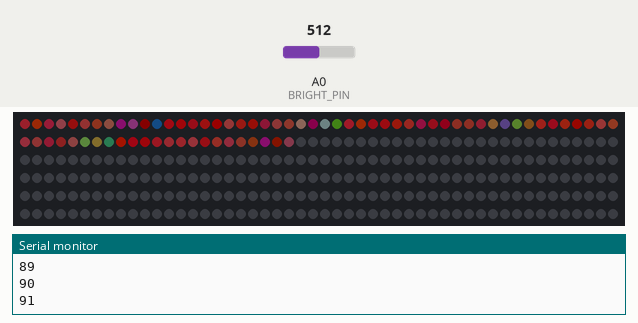
Simulated run of this sketch. Board: Arduino Uno, built with avr-gcc and run on an emulated ATmega328P. Parts: 300 RGB LEDs in strip order, left to right, continuing on the next row, the last lines printed to the serial monitor. Inputs (shaded band) come from the test bench; at power-on: A0 (BRIGHT_PIN) = 512. Dim RGB values are drawn brighter than linear; random numbers use the default seed unless the sketch sets one.

Above: at 1.2 s.
1.3 s: A0 (BRIGHT_PIN) set to 900
At 1.73 s:
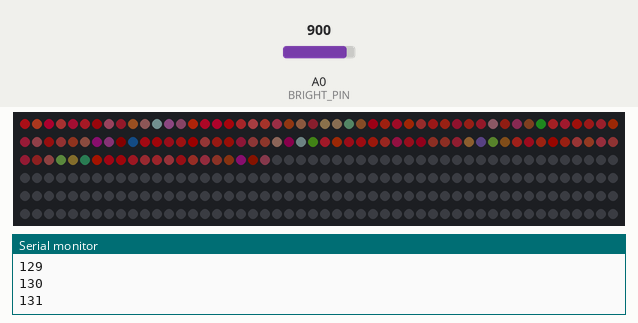
3.9 s: A0 (BRIGHT_PIN) set to 306
At 4.13 s:
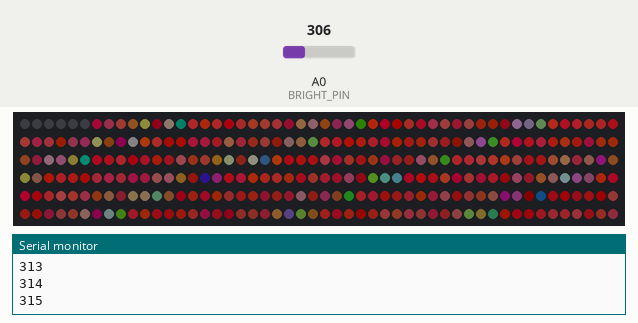
6.6 s: A0 (BRIGHT_PIN) set to 716
At 6.85 s:
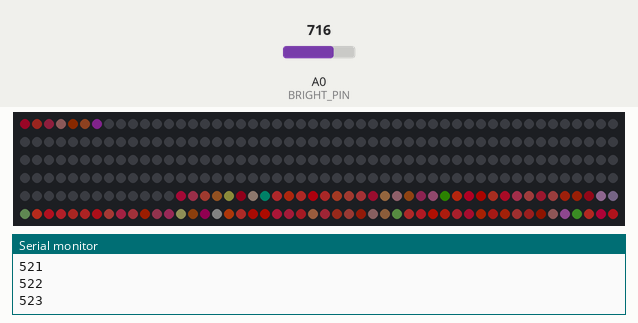
9.1 s: A0 (BRIGHT_PIN) set to 190
At 9.27 s:
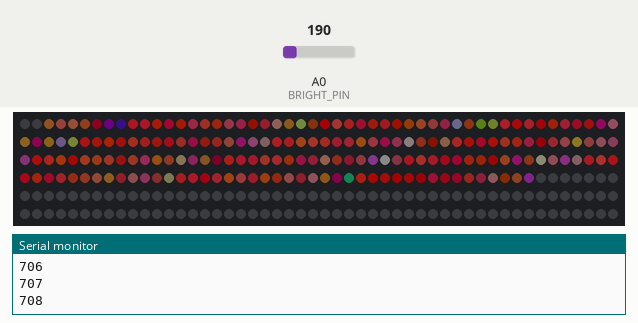
11.5 s: A0 (BRIGHT_PIN) set to 511
At 11.68 s:
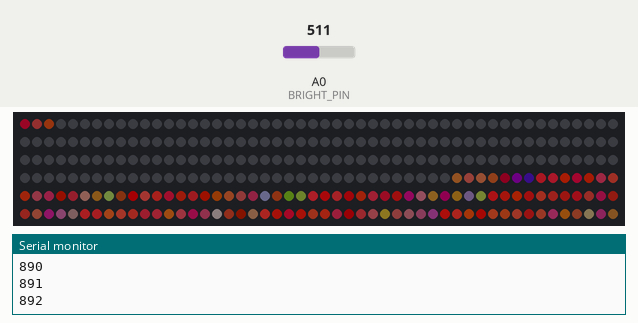
14.2 s: A0 (BRIGHT_PIN) set to 122
At 14.4 s:
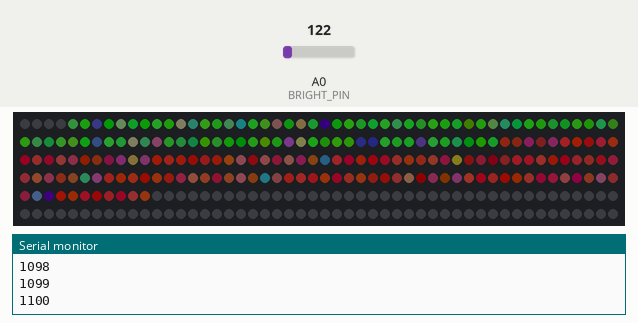
Timing chart, 0 to 17.2 s (numbered marks = the images above; inputs shaded):
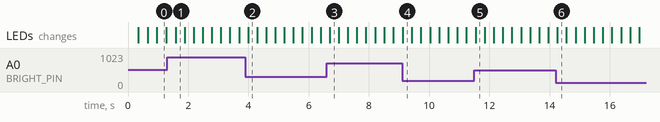

The sketch:

LedZvuk5.ino
```cpp
#include "FastLED.h"

#define NUM_LEDS 300        // Velicina koriscene trake
#define updateLEDS 1        // Koliko dioda se updejtuje po sekundi
#define COLOR_SHIFT 1000  // Vreme izmedju promene boje (u ms)
CRGB leds[NUM_LEDS];        // niz led dioda koji obradjujemo
#define minColorShift 50
#define minColorDif   20
#define maxColorShift 200
#define maxColorDif   50
#define ShiftColorLoop 1000
#define BrightnessScale 0.3


#define RefreshRate 0        // Koliko cesto se cita zvuk (u ms)
// Input/Output
#define DATA_PIN 6          // Izlaz koji kontrolise diode
#define BRIGHT_PIN 0         // audio senzor(mikrofon)

// Unutrasnje promenljive

int shiftRed = 0;
int shiftGreen = 0;
int shiftBlue = 0;
long shiftColorTime = 0;
long randomNum;

// Struktura rgb
struct color {
  int r;
  int g;
  int b;
};
typedef struct color Color;


void setup() {
  Serial.begin(9600);
  FastLED.addLeds<NEOPIXEL, DATA_PIN>(leds, NUM_LEDS);
  pinMode(A0, INPUT);

  for (int i = 0; i < NUM_LEDS ; i++) { //Ugasi sve diode
    leds[i] = CRGB(0, 0, 0);
  }
  randomSeed(analogRead(3));
  FastLED.show();
}

void loop() {
  unsigned long time1 = millis();
  //Serial.println(time);
  long time2 = time1 * random(10);
  long time3 = time1 * random(10);
  Serial.println(shiftColorTime);

  if ( shiftColorTime > 3 * ShiftColorLoop) {
      shiftColorTime = 0;
  }
  else if ( shiftColorTime >= 2 * ShiftColorLoop) {     //dominatna plava
    shiftRed = time1 % minColorShift + random(minColorDif);
    shiftGreen = time2 % minColorShift + random(minColorDif);
    shiftBlue = time3 % maxColorShift + random(maxColorDif);
    shiftColorTime = shiftColorTime + 1;
  }
  else if ( shiftColorTime >= ShiftColorLoop ) {      //dominatna zelena
    shiftRed = time1 % minColorShift + random(minColorDif);
    shiftGreen = time2 % maxColorShift + random(maxColorDif);
    shiftBlue = time3 % minColorShift + random(minColorDif);
    shiftColorTime = shiftColorTime + 1;

  }
  else if ( shiftColorTime < ShiftColorLoop ) {           //dominatna crvena
    shiftRed = time1 % maxColorShift + random(maxColorDif);
    shiftGreen = time2 % minColorShift + random(minColorDif);
    shiftBlue = time3 % minColorShift + random(minColorDif);
    shiftColorTime = shiftColorTime + 1;
  }


  // Shift all LEDs to the right by updateLEDS number each time
  for (int i = NUM_LEDS - 1; i >= updateLEDS; i--) {
    leds[i] = leds[i - updateLEDS];
  }

  // Get the pitch and brightness to compute the new color
  Color nc;
  int s;
  s = analogRead(BRIGHT_PIN);
  double bright = convBrightness(s);
  bright = bright * BrightnessScale;

  nc.r = bright * shiftRed;
  nc.g = bright * shiftGreen;
  nc.b = bright * shiftBlue;

  // Set the left most updateLEDs with the new color
  for (int i = 0; i < updateLEDS; i++) {
    leds[i] = CRGB(nc.r, nc.g, nc.b);
  }
  FastLED.show();
  delay(RefreshRate);
}
double convBrightness(int b) {
  double c = b / 1024.0000;
  if ( c < 0.3 ) {
    c = 0;
  }
  else if (c > 1) {
    c = 1.00;
  }
  return c;
}
```
